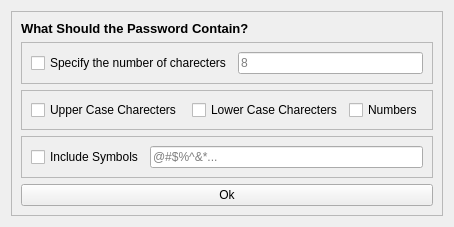
<?xml version="1.0" encoding="UTF-8"?>
<ui version="4.0">
 <class>Form</class>
 <widget class="QWidget" name="Form">
  <property name="geometry">
   <rect>
    <x>0</x>
    <y>0</y>
    <width>302</width>
    <height>187</height>
   </rect>
  </property>
  <property name="windowTitle">
   <string>Form</string>
  </property>
  <layout class="QGridLayout" name="gridLayout">
   <item row="0" column="0">
    <widget class="QFrame" name="frame">
     <property name="frameShape">
      <enum>QFrame::StyledPanel</enum>
     </property>
     <property name="frameShadow">
      <enum>QFrame::Raised</enum>
     </property>
     <layout class="QVBoxLayout" name="verticalLayout">
      <item>
       <widget class="QLabel" name="label">
        <property name="font">
         <font>
          <pointsize>10</pointsize>
          <weight>75</weight>
          <bold>true</bold>
         </font>
        </property>
        <property name="text">
         <string>What Should the Password Contain?</string>
        </property>
       </widget>
      </item>
      <item>
       <widget class="QFrame" name="frame_4">
        <property name="frameShape">
         <enum>QFrame::StyledPanel</enum>
        </property>
        <property name="frameShadow">
         <enum>QFrame::Raised</enum>
        </property>
        <layout class="QHBoxLayout" name="horizontalLayout_2">
         <item>
          <widget class="QCheckBox" name="specifyCharecterNumberCheckBox">
           <property name="text">
            <string>Specify the number of charecters</string>
           </property>
          </widget>
         </item>
         <item>
          <widget class="QLineEdit" name="CharecterNumberLineEdit">
           <property name="placeholderText">
            <string>8</string>
           </property>
          </widget>
         </item>
        </layout>
       </widget>
      </item>
      <item>
       <widget class="QFrame" name="frame_5">
        <property name="frameShape">
         <enum>QFrame::StyledPanel</enum>
        </property>
        <property name="frameShadow">
         <enum>QFrame::Raised</enum>
        </property>
        <layout class="QHBoxLayout" name="horizontalLayout_3">
         <item>
          <widget class="QCheckBox" name="upperCaseCheckbox">
           <property name="text">
            <string>Upper Case Charecters </string>
           </property>
          </widget>
         </item>
         <item>
          <widget class="QCheckBox" name="lowerCaseCheckbox">
           <property name="text">
            <string>Lower Case Charecters</string>
           </property>
          </widget>
         </item>
         <item>
          <widget class="QCheckBox" name="numbersCheckbox">
           <property name="text">
            <string>Numbers</string>
           </property>
          </widget>
         </item>
        </layout>
       </widget>
      </item>
      <item>
       <widget class="QFrame" name="frame_3">
        <property name="frameShape">
         <enum>QFrame::StyledPanel</enum>
        </property>
        <property name="frameShadow">
         <enum>QFrame::Raised</enum>
        </property>
        <layout class="QHBoxLayout" name="horizontalLayout_4">
         <item>
          <widget class="QCheckBox" name="symbolsCheckbox">
           <property name="text">
            <string>Include Symbols</string>
           </property>
          </widget>
         </item>
         <item>
          <widget class="QLineEdit" name="symbolsLineEdit">
           <property name="placeholderText">
            <string>@#$%^&amp;*...</string>
           </property>
          </widget>
         </item>
        </layout>
       </widget>
      </item>
      <item>
       <widget class="QPushButton" name="okButton">
        <property name="text">
         <string>Ok</string>
        </property>
       </widget>
      </item>
     </layout>
    </widget>
   </item>
  </layout>
 </widget>
 <resources/>
 <connections/>
</ui>
